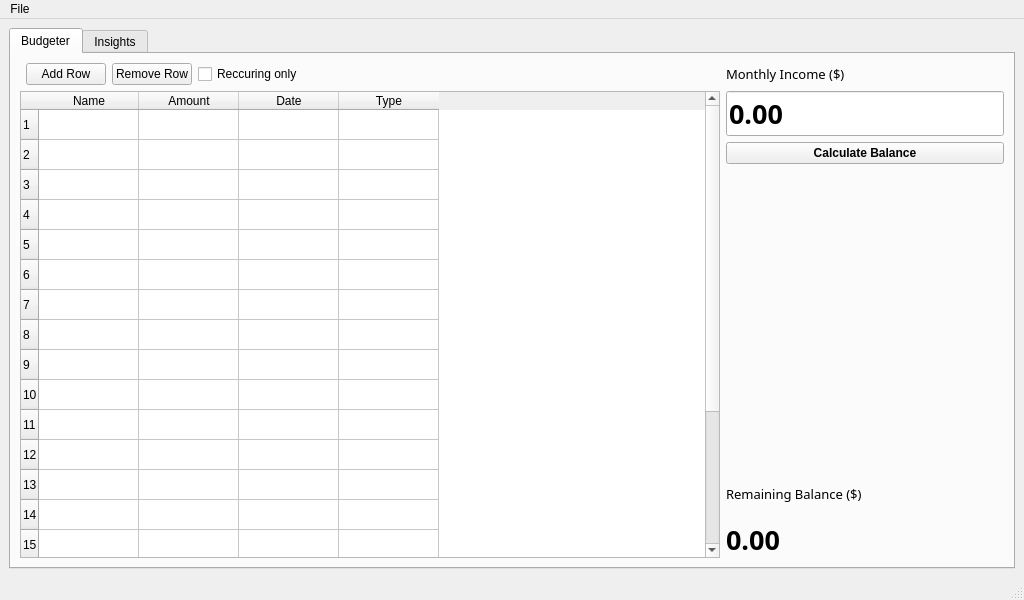
<?xml version="1.0" encoding="UTF-8"?>
<ui version="4.0">
 <class>MainWindow</class>
 <widget class="QMainWindow" name="MainWindow">
  <property name="geometry">
   <rect>
    <x>0</x>
    <y>0</y>
    <width>1024</width>
    <height>600</height>
   </rect>
  </property>
  <property name="windowTitle">
   <string>MainWindow</string>
  </property>
  <widget class="QWidget" name="centralwidget">
   <layout class="QGridLayout" name="gridLayout_2">
    <item row="0" column="1">
     <widget class="QTabWidget" name="tabWidget">
      <property name="currentIndex">
       <number>0</number>
      </property>
      <widget class="QWidget" name="tab">
       <attribute name="title">
        <string>Budgeter</string>
       </attribute>
       <layout class="QGridLayout" name="gridLayout">
        <item row="0" column="5">
         <spacer name="horizontalSpacer_3">
          <property name="orientation">
           <enum>Qt::Orientation::Horizontal</enum>
          </property>
          <property name="sizeHint" stdset="0">
           <size>
            <width>40</width>
            <height>20</height>
           </size>
          </property>
         </spacer>
        </item>
        <item row="0" column="1">
         <widget class="QPushButton" name="addRowButton">
          <property name="text">
           <string>Add Row</string>
          </property>
         </widget>
        </item>
        <item row="1" column="0" rowspan="9" colspan="7">
         <widget class="QTableWidget" name="tableWidget">
          <property name="rowCount">
           <number>20</number>
          </property>
          <property name="columnCount">
           <number>4</number>
          </property>
          <row/>
          <row/>
          <row/>
          <row/>
          <row/>
          <row/>
          <row/>
          <row/>
          <row/>
          <row/>
          <row/>
          <row/>
          <row/>
          <row/>
          <row/>
          <row/>
          <row/>
          <row/>
          <row/>
          <row/>
          <column>
           <property name="text">
            <string>Name</string>
           </property>
          </column>
          <column>
           <property name="text">
            <string>Amount</string>
           </property>
          </column>
          <column>
           <property name="text">
            <string>Date</string>
           </property>
          </column>
          <column>
           <property name="text">
            <string>Type</string>
           </property>
          </column>
         </widget>
        </item>
        <item row="2" column="7">
         <widget class="QPushButton" name="calcButton">
          <property name="font">
           <font>
            <bold>true</bold>
           </font>
          </property>
          <property name="text">
           <string>Calculate Balance</string>
          </property>
         </widget>
        </item>
        <item row="0" column="6">
         <spacer name="horizontalSpacer_2">
          <property name="orientation">
           <enum>Qt::Orientation::Horizontal</enum>
          </property>
          <property name="sizeHint" stdset="0">
           <size>
            <width>40</width>
            <height>20</height>
           </size>
          </property>
         </spacer>
        </item>
        <item row="0" column="3">
         <widget class="QCheckBox" name="checkBox">
          <property name="text">
           <string>Reccuring only</string>
          </property>
         </widget>
        </item>
        <item row="0" column="2">
         <widget class="QPushButton" name="rmRowButton">
          <property name="text">
           <string>Remove Row</string>
          </property>
         </widget>
        </item>
        <item row="6" column="7">
         <widget class="QLabel" name="endBalLabel">
          <property name="font">
           <font>
            <family>Terminus</family>
            <pointsize>10</pointsize>
           </font>
          </property>
          <property name="text">
           <string>Remaining Balance ($)</string>
          </property>
         </widget>
        </item>
        <item row="1" column="7">
         <widget class="QLineEdit" name="curBalBox">
          <property name="font">
           <font>
            <family>Terminus</family>
            <pointsize>20</pointsize>
            <bold>true</bold>
           </font>
          </property>
          <property name="text">
           <string>0.00</string>
          </property>
         </widget>
        </item>
        <item row="0" column="7">
         <widget class="QLabel" name="curBalLabel">
          <property name="font">
           <font>
            <family>Terminus</family>
            <pointsize>10</pointsize>
           </font>
          </property>
          <property name="text">
           <string>Monthly Income ($)</string>
          </property>
         </widget>
        </item>
        <item row="0" column="4">
         <spacer name="horizontalSpacer">
          <property name="orientation">
           <enum>Qt::Orientation::Horizontal</enum>
          </property>
          <property name="sizeHint" stdset="0">
           <size>
            <width>40</width>
            <height>20</height>
           </size>
          </property>
         </spacer>
        </item>
        <item row="3" column="7">
         <spacer name="verticalSpacer">
          <property name="orientation">
           <enum>Qt::Orientation::Vertical</enum>
          </property>
          <property name="sizeHint" stdset="0">
           <size>
            <width>20</width>
            <height>40</height>
           </size>
          </property>
         </spacer>
        </item>
        <item row="9" column="7">
         <widget class="QLabel" name="label">
          <property name="font">
           <font>
            <family>Terminus</family>
            <pointsize>20</pointsize>
            <bold>true</bold>
           </font>
          </property>
          <property name="text">
           <string>0.00</string>
          </property>
         </widget>
        </item>
       </layout>
      </widget>
      <widget class="QWidget" name="tab_2">
       <attribute name="title">
        <string>Insights</string>
       </attribute>
      </widget>
     </widget>
    </item>
   </layout>
  </widget>
  <widget class="QMenuBar" name="menubar">
   <property name="geometry">
    <rect>
     <x>0</x>
     <y>0</y>
     <width>1024</width>
     <height>22</height>
    </rect>
   </property>
   <widget class="QMenu" name="menuFile">
    <property name="title">
     <string>File</string>
    </property>
    <addaction name="actionNew"/>
    <addaction name="actionSave"/>
    <addaction name="actionLoad"/>
    <addaction name="separator"/>
    <addaction name="separator"/>
    <addaction name="actionExit"/>
   </widget>
   <addaction name="menuFile"/>
  </widget>
  <widget class="QStatusBar" name="statusbar"/>
  <action name="actionLoad">
   <property name="text">
    <string>Load</string>
   </property>
   <property name="toolTip">
    <string>Load...</string>
   </property>
   <property name="shortcut">
    <string>Ctrl+L</string>
   </property>
  </action>
  <action name="actionSave">
   <property name="text">
    <string>Save</string>
   </property>
   <property name="toolTip">
    <string>Save...</string>
   </property>
   <property name="shortcut">
    <string>Ctrl+S</string>
   </property>
  </action>
  <action name="actionExit">
   <property name="text">
    <string>Exit</string>
   </property>
   <property name="toolTip">
    <string>Exit Program...</string>
   </property>
   <property name="shortcut">
    <string>Ctrl+E</string>
   </property>
  </action>
  <action name="actionNew">
   <property name="text">
    <string>New</string>
   </property>
  </action>
 </widget>
 <resources/>
 <connections>
  <connection>
   <sender>actionExit</sender>
   <signal>triggered()</signal>
   <receiver>MainWindow</receiver>
   <slot>close()</slot>
   <hints>
    <hint type="sourcelabel">
     <x>-1</x>
     <y>-1</y>
    </hint>
    <hint type="destinationlabel">
     <x>511</x>
     <y>383</y>
    </hint>
   </hints>
  </connection>
 </connections>
</ui>
